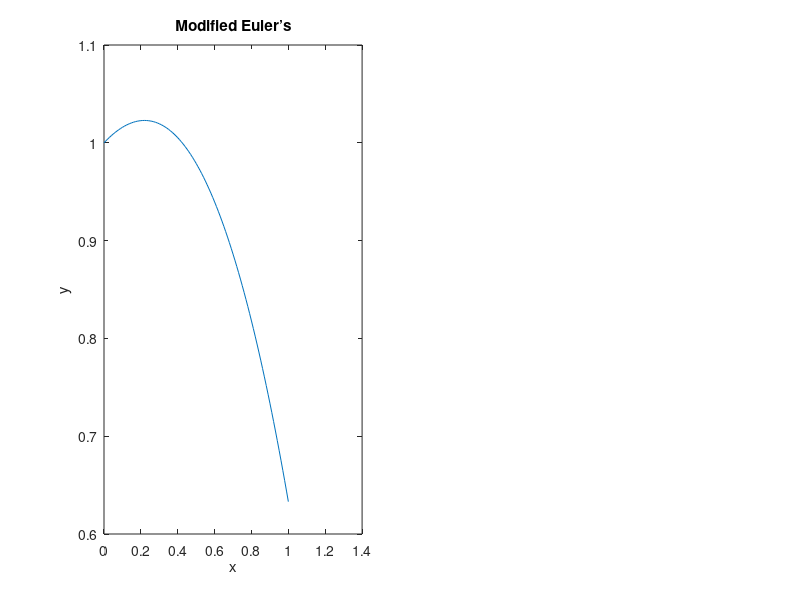

Recreate this plot in MATLAB. (Note: this script raises an error after producing the figure.)
%Modified Euler’s 
clc
clear all

fy =@(x,y,z) z;               %equation of dy/dx
fz =@(x,y,z) z-y;                            %equation of dz/dx
a = 0;                                          %initial value of x
b = 1;                                          %final value of x
h = 0.01;                                       %step size
N = (b-a)/h;                                    %Number of steps
x(1) = a;                                       %Initial value of x
y(1) = 1;                                       %Initial value of y
z(1) = 0.2;                                     %Initial value of z
fprintf('\n x        y        z');  

for i = 1 : N
    fprintf('\n%4.3f   %4.3f    %4.3f    %4.3f ',x(i),y(i),z(i));
    
    x(i+1) = x(i) + h;                             %Determining x2  
    SlopeEUy = fy( x(i),y(i),z(i));                %Slope of y at start of interval
    SlopeEUz = fz( x(i),y(i),z(i));                %Slope of z at start of interval
    yEu = y(i) + SlopeEUy*h;                       %factor used in SlopeEndy
    zEu = z(i) + SlopeEUz*h;                       %factor used in SlopeEndz
    SlopeEndy = fy( x(i+1),yEu,zEu );              %Slope of y at end of interval
    SlopeEndz = fz( x(i+1),yEu,zEu );              %Slope of z at end of interval
    y(i+1) = y(i) + (SlopeEUy + SlopeEndy)*(h/2);  %Determining y2
    z(i+1) = z(i) + (SlopeEUz + SlopeEndz)*(h/2);  %Determining z2
    
    %graph
    subplot(121);
    plot(x,y);
    xlabel('x');
    ylabel('y');
    title('Modified Euler’s')
end

%EXACT
syms x
y1=dsolve('D2y1-Dy1+y1','y1(0)=1','Dy1(0)=0.2');
error = y1 - y;

%graph
subplot(122)
ezplot(y1,[0,1])
xlabel('x');
ylabel('y');
title('EXACT')